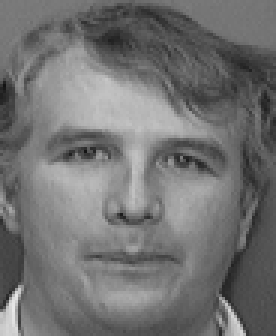
#> input picture COMVIS LAB SESI 10/10.pgm, 92 x 112 px (shown 3 times larger); its folder holds only this picture in this run
$ python -i quiz1.py   (imports and definitions only)
#> lines starting #> are read from the running program, lines starting #| are printed output that depends on the picture
#> further down, picture is the input picture: shape (112, 92, 3); min 19, max 232, mean 114.3
import os
import json

import cv2
import cv2.data
import matplotlib.pyplot as plt
import numpy as np

TRAIN_DIR = os.path.join('Dataset', 'train')
TEST_DIR = os.path.join('Dataset', 'test')

MODEL_PATH = "MODEL_PATH"
LABEL_MAP_PATH = "label_map.json"

face_cascade = cv2.CascadeClassifier(
    cv2.data.haarcascades + "haarcascade_frontalface_default.xml"
)

def preprocess_img(img):
    img = cv2.resize(img, (100,100))
    img = cv2.equalizeHist(img)
    return img

def extract_face(img):
    faces = face_cascade.detectMultiScale(img, 1.1, 4)
#> faces = [[8, 24, 73, 73]]
    if len(faces) > 0:
        x,y,w,h = faces[0]
#> x = 8; y = 24; w = 73; h = 73
        face = img[y:y+h, x:x+w]
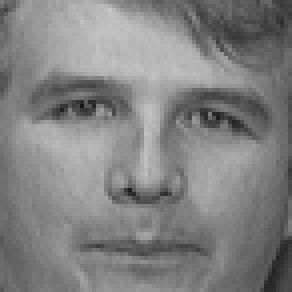
#> face: shape (73, 73, 3) (shown 4 times larger); min 20, max 198, mean 129.6
        return preprocess_img(face), (x,y,w,h)

    h,w = img.shape
    return preprocess_img(face), (0,0,w,h)

def load_dataset(dataset_dir):
    faces = []
    labels = []
    label_map = {}
    subjects = sorted(os.listdir(dataset_dir))

    for subject in subjects:
        subject_path = os.path.join(dataset_dir, subjects)
        if not os.path.isdir(subject_path): continue
        label_id = len(label_map)
        label_map[subject] = label_id

        for filename in os.listdir(subject_path):
            img_path = os.path.join(subject_path, filename)
            img = cv2.imread(img_path, cv2.IMREAD_GRAYSCALE)

            if img is None: continue

            face, _ = extract_face(img)
            faces.append(face)
            labels.append(label_id)

        return faces, np.array(labels), label_map

def train_and_test_model():
    train_faces, train_label, label_map = load_dataset(TRAIN_DIR)
    recognizer = cv2.face.LBPHFaceRecognizer_create()
    recognizer.train(train_faces, train_label)
    reverse_label_map = {value: key for key, value in label_map.items()}

    correct = 0
    total = 0


>>> import cv2
>>> picture = cv2.imread('10.pgm')
#> (the run stopped early here; a loop or call above may not have finished)
